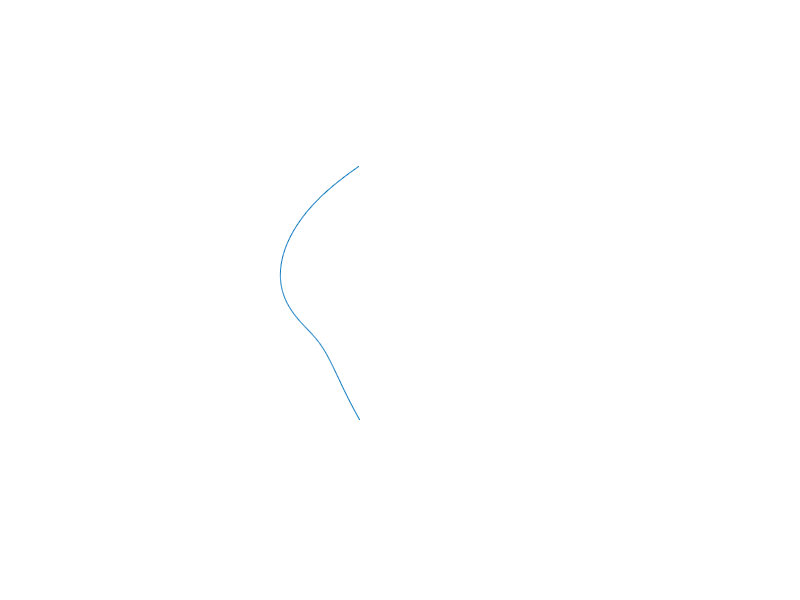
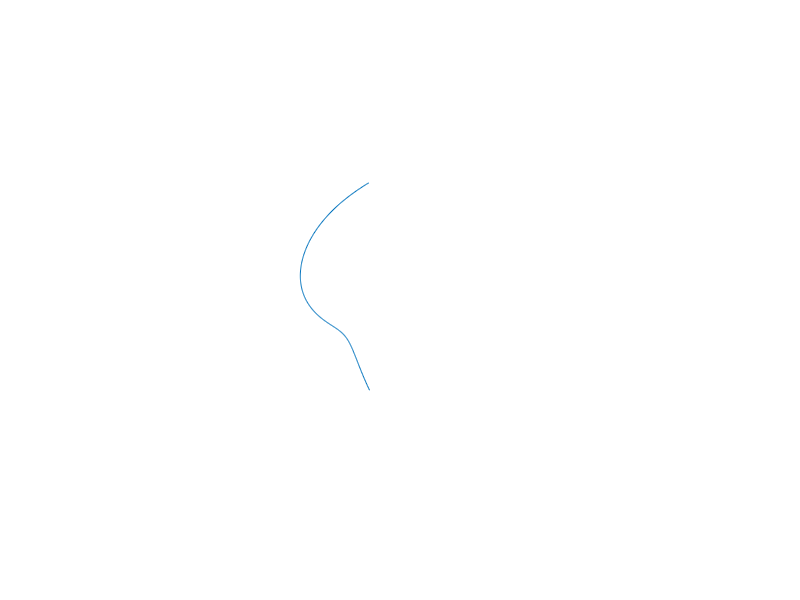
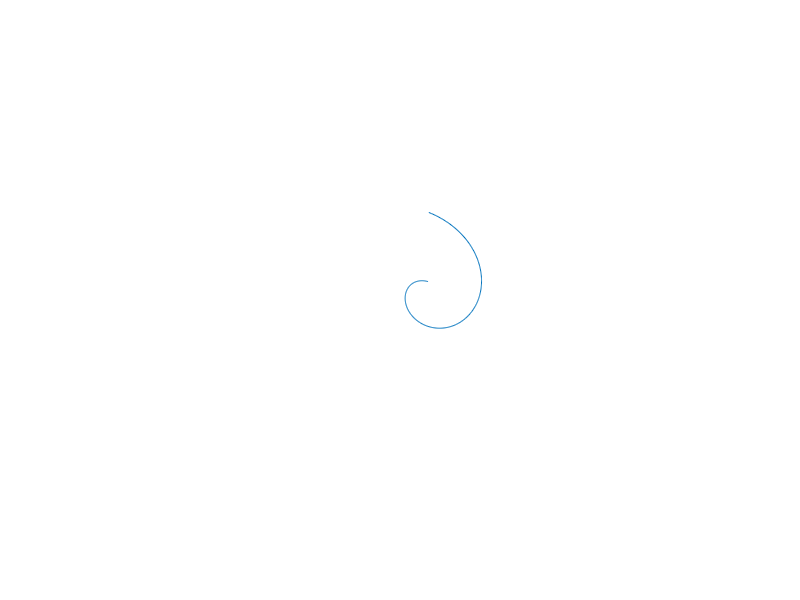

The MATLAB script that drew these images, in order:

function [] = genCurves()
%%

% Version history

% v1: matlab_line_drawings
% randomly samples knot grid (2D cartesian feature space) to draw
% parametrically controlled curves per Thomas' algorith

% v2: genCurves:
% converting to function to be called from MonkeyLogic, with parameter
% input to control curve noise, feature space sampling. v2 will save each
% curve to a separate png file with a filename specifying drawing
% parameters.  MonkeyLogic will be able to display the curves in the same
% basic state engine as corr_RL.
% Modifications:
% - Function will be called at the start of the block to generate state A
% and state B curves for the block.  So needs to output two curves each
% call
% - Function needs to take a smooth/rough parameter, and parameters
% controlling noise, also.  We will vary sampling/noise by block to measure
% effect on learning

% Development ideas: movies illustrate how feature space is sampled and how
% much noise is included.  So for a smooth movie, the shape will morph.
% For a rough movie, it will change abruptly.

% Main script


% set params structure.  This can eventually be passed in from monkeyLogic
params.size_of_knot_grid = 10;
params.low = -1;
params.high = 1;
knot_grid = make_knot_grid(params.size_of_knot_grid, params.low, params.high);
params.max_knot_number = 10;
params.D = 256; % resolution_of_curves
params.K = 2; % number of axes in curve space that we will sample
params.S = 1; % number of "exposures" to generate
params.N = 12; % number of samples per exposure
params.save_png = true;
params.n_knot_points = 5;
% params.n_knot_points = 2;

% Specify the "curve of origin"
curve_of_origin = zeros(params.D, 2);

% Circle
rng = (0:params.D-1)' / params.D * 2 * pi;
curve_of_origin(:, 1) = sin(rng);
curve_of_origin(:, 2) = cos(rng);
radius = 0.1 * (params.high - params.low);
curve_of_origin = curve_of_origin * radius;
% oXY = xy2stacked(curve_of_origin);

% Endcurves
knots = sample_knots(knot_grid, params.n_knot_points, false);
[endcurve, ~] = upsample(knots, params.D);

% ?? ask Thomas about this
el = sum(sum(endcurve .* endcurve));
knots = sample_knots(knot_grid, params.n_knot_points, false);
[other_curve, ~] = upsample(knots, params.D);
orthocurve = sum(sum(other_curve .* endcurve)) * endcurve / el - other_curve;
fprintf('check: %.2f\n', sum(sum(orthocurve .* endcurve))); % ??

% Generate one sequence and look at it
scale_lim = 1;

% Travel smoothly along manifold, sample a curve at each point
smooth_sequence = zeros(params.N, params.D, 2);
for i = 1:params.N
    t = interp1([1, params.N], [-scale_lim, scale_lim], i);
    smooth_sequence(i, :, :) = curve_of_origin + t * endcurve;
end

% Random samples of curves along an orthogonal manifold: this is the "noise"
rough_sequence = zeros(params.N, params.D, 2);
for n = 1:params.N
    t = max(min(randn, scale_lim), -scale_lim);
    rough_sequence(n, :, :) = curve_of_origin + t * orthocurve;
end

%%

% Plotting
figure;
plot(endcurve(:, 1), endcurve(:, 2));
hold on;
plot(orthocurve(:, 1), orthocurve(:, 2), 'r');


%%
% lim = 1.75;
lim = 1.5;
limx = [-lim, lim];
limy = [-lim, lim];

figure;
for i = 1:3
    for n = 1:params.N
        subplot(3, params.N, (i-1)*params.N + n);
        if i == 1
            plot(smooth_sequence(n, :, 1), smooth_sequence(n, :, 2));
        elseif i == 2
            plot(rough_sequence(n, :, 1), rough_sequence(n, :, 2));
        else
            plot((rough_sequence(n, :, 1) + smooth_sequence(n, :, 1))/2, ...
                (rough_sequence(n, :, 2) + smooth_sequence(n, :, 2))/2);
        end
        xlim(limx);
        ylim(limy);
        axis off;
        axis equal;
    end
end

%%
if params.save_png

    for i = 1:3
        for n = 1:params.N
            % subplot(3, params.N, (i-1)*params.N + n);
            if i == 1
                f = figure;
                plot(smooth_sequence(n, :, 1), smooth_sequence(n, :, 2));
            elseif i == 2
                f = figure;
                plot(rough_sequence(n, :, 1), rough_sequence(n, :, 2));
            else
                f = figure;
                plot((rough_sequence(n, :, 1) + smooth_sequence(n, :, 1))/2, ...
                    (rough_sequence(n, :, 2) + smooth_sequence(n, :, 2))/2);
            end
            xlim(limx);
            ylim(limy);
            axis off;
            axis equal;

            % --- SAVE PNG
            fn = buildFilename(params, i, n);
            cd blockstim
            % f is figure object, if not included in print command, prints 
            % last ML screen changed, eg user, as png file
            print(f, fn, '-dpng');
            close;
            cd ..

        end
    end





end



%%
% Utilities for generating curves

    function fn = buildFilename(params, i, n)

        switch i

            case 1
                typeStr = 'smooth_';

            case 2
                typeStr = 'rough_';

            case 3
                typeStr = 'comb_';

        end

        sampStr = strcat('samp', num2str(n));

        fn = strcat(typeStr, sampStr);

        bob = 1;


    end


% function stacked = xy2stacked(xy)
%     n = size(xy, 1);
%     stacked = reshape(xy', [n*2, 1]);
% end

    function xy = stacked2xy(stacked)
        assert(mod(length(stacked), 2) == 0);
        n = length(stacked) / 2;
        xy = reshape(stacked, [2, n])';
    end

    function segmented = stacked2segmented(curve)
        n_points = length(curve) / 2;
        assert(mod(n_points, 1) == 0);
        x1_idx = 1:n_points-1;
        x2_idx = 2:n_points;
        y1_idx = x1_idx + n_points;
        y2_idx = x2_idx + n_points;
        segmented = [curve(x1_idx), curve(x2_idx), curve(y1_idx), curve(y2_idx)];
    end

    function probes_nxy = linear_probe_set(lim, num, center, dash)
        if nargin < 3
            center = [0, 0];
        end
        if nargin < 4
            dash = false;
        end

        cnt = 1;
        base_probes = 6 * num;
        if dash
            num_probes = base_probes * (1 + dash);
        else
            num_probes = base_probes;
        end
        probes_nxy = zeros(num_probes, 2, 2);
        fprintf('making %d probes\n', num_probes);
        eps = 0.01; % avoid corners

        % Vertical probes
        for x = linspace(-lim+eps, lim-eps, num)
            probes_nxy(cnt, :, :) = [x, lim; x, -lim];
            cnt = cnt + 1;
        end

        % Horizontal probes
        for y = linspace(-lim+eps, lim-eps, num)
            probes_nxy(cnt, :, :) = [lim, y; -lim, y];
            cnt = cnt + 1;
        end

        % Negative oblique
        for y = linspace(-lim+eps, lim-eps, num)
            probes_nxy(cnt, :, :) = [-lim, y; y, -lim];
            cnt = cnt + 1;
        end
        for x = linspace(-lim+eps, lim-eps, num)
            probes_nxy(cnt, :, :) = [x, lim; lim, x];
            cnt = cnt + 1;
        end

        % Positive oblique
        for y = linspace(-lim+eps, lim-eps, num)
            probes_nxy(cnt, :, :) = [lim, y; -y, -lim];
            cnt = cnt + 1;
        end
        for x = linspace(-lim+eps, lim-eps, num)
            probes_nxy(cnt, :, :) = [x, lim; -lim, -x];
            cnt = cnt + 1;
        end

        if dash
            inc = 1 / dash;
            for i = 1:base_probes
                xp = polyfit([0, 1], probes_nxy(i, :, 1)', 1);
                yp = polyfit([0, 1], probes_nxy(i, :, 2)', 1);
                stop = 0;
                for j = 1:dash
                    start = stop;
                    stop = start + inc;
                    probes_nxy(cnt, :, 1) = polyval(xp, [start, stop]);
                    probes_nxy(cnt, :, 2) = polyval(yp, [start, stop]);
                    cnt = cnt + 1;
                end
            end
        end

        probes_nxy = probes_nxy + repmat(reshape(center, [1, 1, 2]), [size(probes_nxy, 1), 2, 1]);
    end

    function grid = make_knot_grid(size, low, high)
        [X, Y] = meshgrid(linspace(low, high, size));
        grid = [X(:), Y(:)];
    end

    function knots = sample_knots(knot_grid, number_of_knot_points, closed)
        if nargin < 3
            closed = true;
        end

        grid_size = size(knot_grid, 1);
        if nargin < 2 || isempty(number_of_knot_points)
            nkp = grid_size;
        else
            nkp = number_of_knot_points;
        end

        dice = randsample(grid_size, nkp, nkp > grid_size);
        if closed
            dice(end) = dice(1);
        end
        knots = knot_grid(dice, :);
    end

    function [xy, knots] = upsample(knots, resolution, kind)
        if nargin < 3
            kind = 'spline';
        end

        num_knots = size(knots, 1);

        if num_knots < 3
            kind = 'linear';
        end

        plot_range = linspace(0, num_knots-1, resolution);

        if strcmp(kind, 'linear')
            fx = interp1(0:num_knots-1, knots(:,1), plot_range, 'linear');
            fy = interp1(0:num_knots-1, knots(:,2), plot_range, 'linear');
        else
            fx = interp1(0:num_knots-1, knots(:,1), plot_range, 'spline');
            fy = interp1(0:num_knots-1, knots(:,2), plot_range, 'spline');
        end

        xy = [fx', fy'];
    end

end
